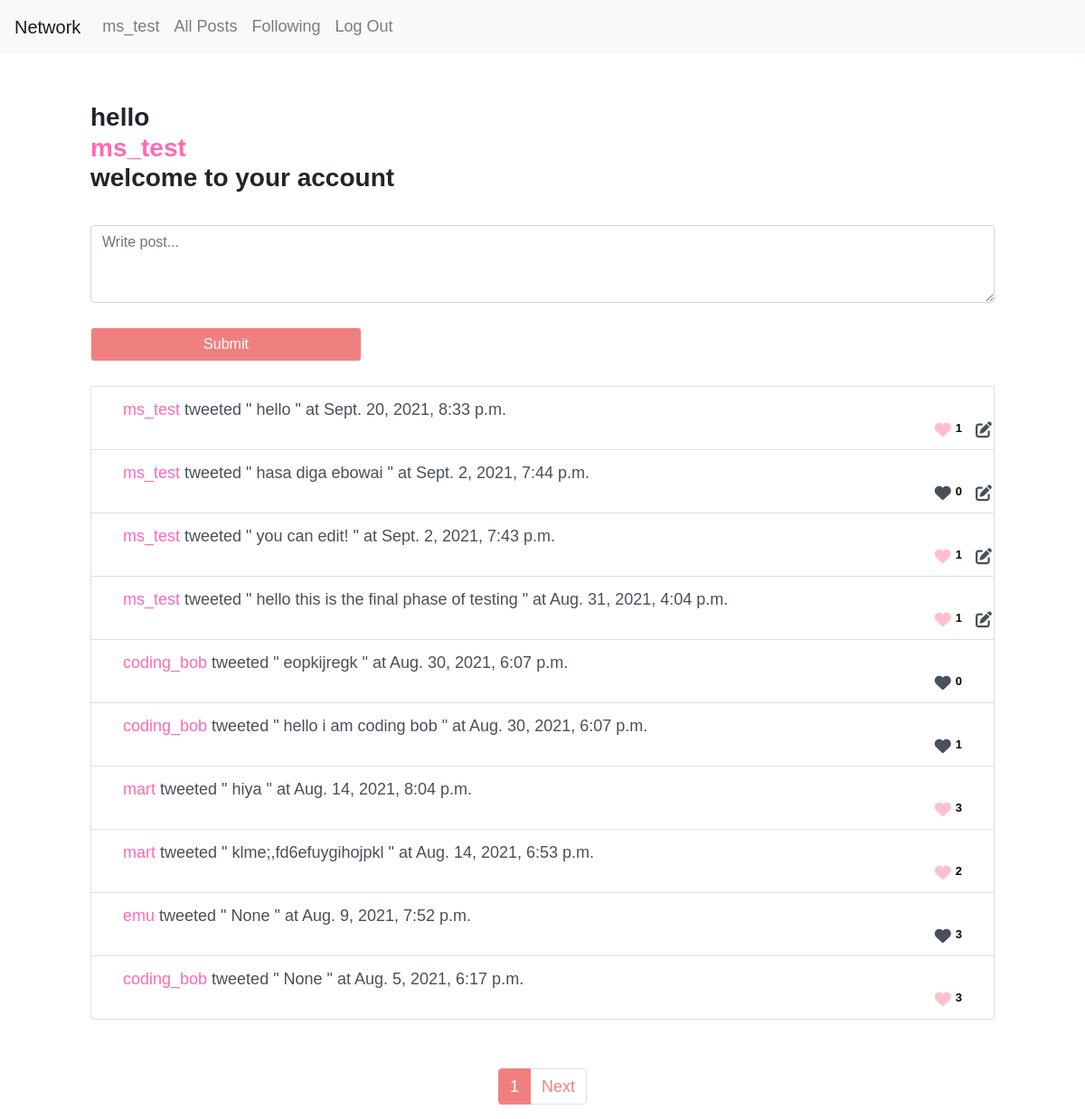
Screenshot of / (signed in) with the database file from the repository.
### network/models.py (models this page shows, shortened)
class User(AbstractUser):
    pass

class Post(models.Model):
    user = models.ForeignKey(User, on_delete=models.CASCADE, default=0)
    user_name = models.CharField(max_length=25, default="string", null=True, blank=True)
    post = models.CharField(max_length=1440, default='', null=True, blank=True)
    time_added = models.DateTimeField(max_length=64, default=datetime.now(timezone.utc))
    likes = models.IntegerField(default="0")

### network/views.py (the view)
# urls.py: path("", views.index, name="index"),
def index(request):
    allposts = Post.objects.all().order_by('-time_added')
    for post in allposts:
        post.likes = Like.objects.filter(post=post).count()
        post.save()
    vals = allposts.values_list('id', 'user', 'user_name', 'post', 'time_added', 'likes')
    smem = Like.objects.filter(liker=request.user.id)
    smeg = smem.values_list('post')
    liked_posts = []
    for i in smeg:
        liked_posts.append(i[0])
    print("liked posts", liked_posts)
    paginator = Paginator(vals, 10)
    page_number = request.GET.get('page')
    page_obj = paginator.get_page(page_number)
    hello = vals[3]
    print("hello there: ", hello)
    form = EditForm({'id': vals[0], 'post': hello})
    return render(request, "network/index.html", {
        "vals": vals,
        "page_obj": page_obj,
        "form": form,
        "liked_posts": liked_posts
    })

### network/models.py
class EditForm(forms.ModelForm):
    class Meta:
        model = Post
        fields = ["id", "post"]

### network/templates/network/index.html (shortened to what this page needs)
{% extends "network/layout.html" %}
{% block body %}
<div style="padding-left: 100px; padding-right: 100px;"><br><br>
    {% if user.is_authenticated %}
    <h3><b>hello <div style="color:hotpink">{{user.username}} </div>welcome to your account</b></h3>
   <br>
    <form method="POST" action="{% url 'submit' %}">
        <textarea class="form-control" rows="3" name="submitto" placeholder="Write post..." required></textarea><br>
        <button type="submit" id="butto" class="btn btn-light" >Submit</button></form>
        {% endif %}<br>
{% for i in page_obj.object_list %}
<li class="list-group-item list-group-item-action"> <div class="container">
<div id="divvo_{{ i.0 }}"><div class="tweeto_{{ i.0 }}"> <a href="{% url 'load_profile' i.1 %}"> {{ i.2 }} </a>tweeted " {{ i.3 }} " at {{ i.4 }} </div> </div>
{% if user.is_authenticated and i.1 == user.id %}
<div class="container" style="display: right;">
<i onClick="show_edit(this.id)" id="edit{{i.0}}" style="display:right; margin-right:-48px" class="fas fa-edit"></i>
</div>
{% endif %}
{% if user.is_authenticated and i.0 not in liked_posts %}
<i class="fas fa-heart" id="authenticatedheart{{i.0}}"><div class="likes" id="likes{{i.0}}">   {{i.5}}</div> </i>
{% elif i.0 in liked_posts %}
<i class="fas fa-heart" id="authenticatedheart{{i.0}}" style="color:pink;"><div class="likes" id="likes{{i.0}}">   {{i.5}}</div> </i>
{% else %}
<i class="fas fa-heart" id="unauthenticatheart{{i.0}}"><div class="likes" id="likes{{i.0}}">   {{i.5}}</div> </i>
{% endif %}
{% endfor %}
</li></div><br><br>
{% endblock %}

### network/templates/network/layout.html (shortened to what this page needs)
{% load static %}
<!DOCTYPE html>
<html lang="en">
    <head>
        <link rel="stylesheet" href="https://stackpath.bootstrapcdn.com/bootstrap/4.4.1/css/bootstrap.min.css">
        <link href="{% static 'network/styles.css' %}" rel="stylesheet">
    </head>
    <body>
        <nav class="navbar navbar-expand-lg navbar-light bg-light">
            <a class="navbar-brand" href="#">Network</a>
            <div>
              <ul class="navbar-nav mr-auto">
                {% if user.is_authenticated %}
                    <li class="nav-item">
                        <a class="nav-link" href="{% url 'load_profile' user.id %}"><strong>{{ user.username }}</strong></a>
                    </li>
                {% endif %}
                <li class="nav-item">
                  <a class="nav-link" href="{% url 'index' %}">All Posts</a>
                </li>
                {% if user.is_authenticated %}
                    <li class="nav-item">
                        <a class="nav-link" href="{% url 'following' %}">Following</a>
                    </li>
                    <li class="nav-item">
                        <a class="nav-link" href="{% url 'logout' %}">Log Out</a>
                    </li>
                {% endif %}
              </ul>
            </div>
          </nav>
        <div class="body">
            {% block body %}
            {% endblock %}
           <div>
                <ul class="pagination justify-content-center">
                  {% if page_obj.paginator.num_pages > 1 %}
                  {% for n in page_obj.paginator.page_range %}
                  {% if page_obj.number == n %}
                  <li class="page-item active">
                      <a class="page-link" href="?page={{ n }}">{{ n }}</a>
                  </li>
                  {% endif %}
                  {% endfor %}
                  {% endif %}
                  {% if page_obj.has_next %}
                  <li class="page-item">
                      <a class="page-link" href="?page={{ page_obj.next_page_number }}">
                          Next
                      </a>
                  </li>
                  {% endif %}
              </ul>
            </div>
        </div>
    </body>
</html>

### network/static/network/styles.css (style rules this page uses)
body { font-family: Arial, Helvetica, sans-serif; font-size: large; font-weight: 100 }
.list-group-item { display: flex; flex-direction: row; justify-content: space-between; }
.likes { font-family: Arial, Helvetica, sans-serif; color: black; float:right; font-size: small; text-align: right; margin-left: 5px; }
.fa-edit { float: right; text-align: right; }
.fa-heart { float: right; text-align: right; }
.container { position: relative; }
.btn-light { background: lightcoral; width: 300px; color: white; }
a { color: hotpink; cursor: pointer; cursor: hand; }
.pagination > li > a { background-color: white; color: lightcoral; }
.pagination > .active > a { color: white; background-color: lightcoral !Important; border: solid 1px lightcoral !Important; }

### rows the page displays
User: username "ms_test"
Post: user_name "ms_test", post "hello", time_added "Sept. 20, 2021, 8:33 p.m.", likes "1"
Post: user_name "ms_test", post "hasa diga ebowai", time_added "Sept. 2, 2021, 7:44 p.m.", likes "0"
Post: user_name "ms_test", post "you can edit!", time_added "Sept. 2, 2021, 7:43 p.m.", likes "1"
Post: user_name "ms_test", post "hello this is the final phase of testing", time_added "Aug. 31, 2021, 4:04 p.m.", likes "1"
Post: user_name "coding_bob", post "eopkijregk", time_added "Aug. 30, 2021, 6:07 p.m.", likes "0"
Post: user_name "coding_bob", post "hello i am coding bob", time_added "Aug. 30, 2021, 6:07 p.m.", likes "1"
Post: user_name "mart", post "hiya", time_added "Aug. 14, 2021, 8:04 p.m.", i "3"
Post: user_name "mart", post "klme;,fd6efuygihojpkl", time_added "Aug. 14, 2021, 6:53 p.m.", likes "2"
Post: user_name "emu", i "None", time_added "Aug. 9, 2021, 7:52 p.m.", likes "3"
Post: user_name "coding_bob", i "None", time_added "Aug. 5, 2021, 6:17 p.m.", likes "3"

### other values shown
{{ n }} "1"
